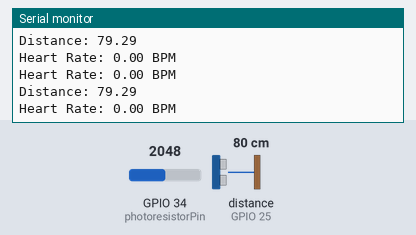
The sketch below on a simulated ESP32. Parts: the last lines printed to the serial monitor. Wiring (inferred from the names in the program): ultrasonic range finder: trigger GPIO 26; echo GPIO 25. The test bench sets the inputs (shaded band); at power-on: distance to the obstacle (sensor on GPIO 25) 80 cm, GPIO 34 (photoresistorPin) = 2048. The echo pulse lasts 58.3 µs per cm; WiFi joins after 1.5 s; servers stay silent unless stated.

Above: at 3.2 s.
3.3 s: distance to the obstacle (sensor on GPIO 25) set to 2 cm
At 3.34 s:
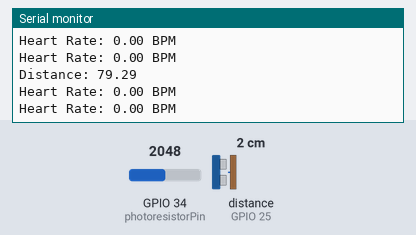
6.3 s: distance to the obstacle (sensor on GPIO 25) set to 4 cm
At 6.31 s:
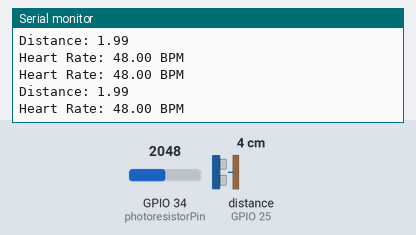
7.8 s: GPIO 34 (photoresistorPin) set to 2866
At 7.82 s:
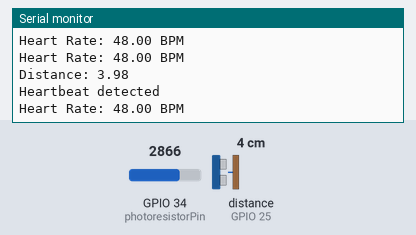
9.3 s: GPIO 34 (photoresistorPin) set to 3603
At 9.38 s:
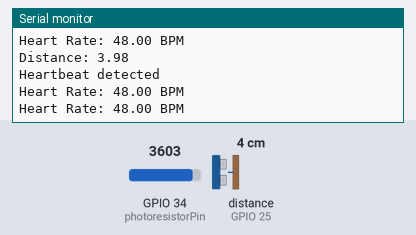
Timing chart, 0 to 11.8 s (numbered marks = the images above; inputs shaded):
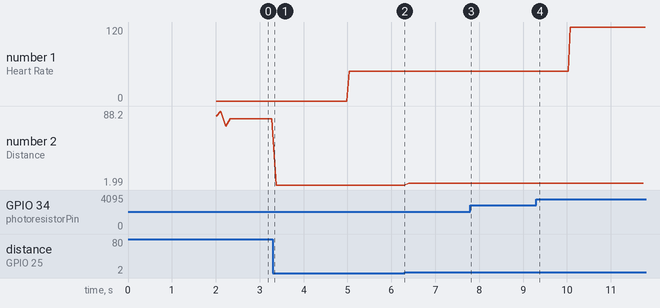

Measured:
- after the input at 7.8 s, the serial monitor: prints a new line at once (image 3)
- plotted number 1: 48 → 120 after the input at 9.3 s
- plotted number 2: 79.29 → 1.99 after the input at 3.3 s, 1.99 → 3.98 after the input at 6.3 s

The sketch:

distance_and_photoresistor.ino
```cpp
#include <WiFi.h>

const char* ssid = "yale wireless";
const char* password = "";

#define SOUND_SPEED 340
#define TRIG_PULSE_DURATION_US 10

WiFiServer server(80);

const int photoresistorPin = 34;
const int trig_pin = 26;
const int echo_pin = 25;

long ultrason_duration;
float distance_cm;

const int SAMPLE_INTERVAL = 50;         // Sampling interval
const int HEART_RATE_WINDOW = 5000;     // 5-second window for heart rate
const int PEAK_THRESHOLD = 5;           // test for this
const int RUNNING_AVERAGE_WINDOW = 10;  // Number of samples for running average

unsigned long last_sample_time = 0;
float photo_values[RUNNING_AVERAGE_WINDOW] = {0};
int photo_index = 0;
int peak_count = 0;
unsigned long last_peak_time = 0;
float heart_rate = 0;

// Task handles
TaskHandle_t photoTaskHandle = NULL;
TaskHandle_t distanceTaskHandle = NULL;

void setup() {
  Serial.begin(115200);
  pinMode(photoresistorPin, INPUT);
  pinMode(trig_pin, OUTPUT);
  pinMode(echo_pin, INPUT);

  // Connect to Wi-Fi
  WiFi.begin(ssid, password);
  while (WiFi.status() != WL_CONNECTED) {
    delay(1000);
    Serial.println("Connecting to Wi-Fi...");
  }

  Serial.println("Connected to Wi-Fi");
  server.begin();
  Serial.print("Server started at: ");
  Serial.println(WiFi.localIP());

  // Create tasks for photoresistor and distance calculations
  xTaskCreatePinnedToCore(photoTask, "PhotoTask", 4096, NULL, 1, &photoTaskHandle, 0);  // Run on Core 0
  xTaskCreatePinnedToCore(distanceTask, "DistanceTask", 4096, NULL, 1, &distanceTaskHandle, 1);  // Run on Core 1
}

void loop() {
  WiFiClient client = server.available();  // Listen for incoming clients

  if (client) {
    Serial.println("Client connected");
    client.println("Distance (cm): "+ String(distance_cm));
    client.println("Heart Rate (BPM): " + String(heart_rate));
    client.stop();  // Close the connection
  }

  delay(100);  // Adjust this delay as needed
}

void distanceTask(void * parameter) {
  while (true) {
    // Set up the signal
    digitalWrite(trig_pin, LOW);
    delayMicroseconds(2);
    digitalWrite(trig_pin, HIGH);
    delayMicroseconds(TRIG_PULSE_DURATION_US);
    digitalWrite(trig_pin, LOW);

    // Return the wave propagation time (in µs)
    ultrason_duration = pulseIn(echo_pin, HIGH);

    // Distance calculation
    distance_cm = ultrason_duration * SOUND_SPEED / 2 * 0.0001;

    Serial.print("Distance: ");
    Serial.println(distance_cm);

    vTaskDelay(100);
  }
}

void photoTask(void * parameter) {
  while (true) {
    // Sample photoresistor data and calculate running average
    if (millis() - last_sample_time >= SAMPLE_INTERVAL) {
      float photo_value = analogRead(photoresistorPin);
      photo_values[photo_index] = photo_value;
      photo_index = (photo_index + 1) % RUNNING_AVERAGE_WINDOW;

      // Calculate running average
      float avg_value = 0;
      for (int i = 0; i < RUNNING_AVERAGE_WINDOW; i++) {
        avg_value += photo_values[i];
      }
      avg_value /= RUNNING_AVERAGE_WINDOW;

      // Detect peak based on the threshold and timing
      if (photo_value > avg_value + PEAK_THRESHOLD && millis() - last_peak_time > 100) {
        peak_count++;
        last_peak_time = millis();
        Serial.println("Heartbeat detected");
      }

      // Calculate heart rate (BPM) over the 5-second window
      if (millis() - last_sample_time >= HEART_RATE_WINDOW) {
        last_sample_time = millis();
        heart_rate = (peak_count * 60000.0) / HEART_RATE_WINDOW;
        Serial.println("heart rate updated!");
        Serial.println(heart_rate);
        peak_count = 0;
      }

      Serial.print("Heart Rate: ");
      Serial.print(heart_rate);
      Serial.println(" BPM");
    }

    vTaskDelay(SAMPLE_INTERVAL / portTICK_PERIOD_MS);  // Delay for sampling interval
  }
}
```
